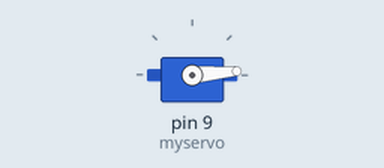
Recording of a sketch running on a simulated Arduino Uno, built with avr-gcc and run on an emulated ATmega328P. Parts: servo.

Above: at 0.05 s.
At 0.6 s:
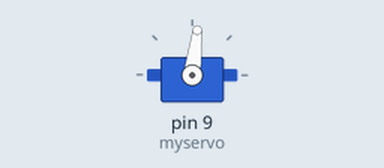
At 1.2 s:
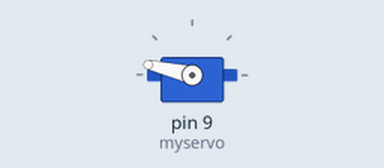
At 2.4 s:
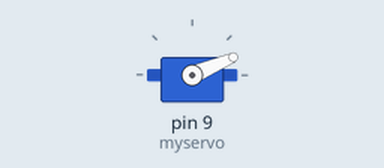
Timing chart, 0 to 5.9 s (numbered marks = the images above):
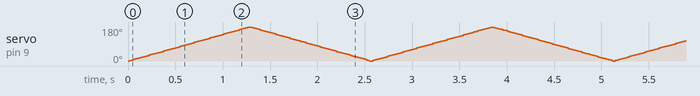

The sketch:

Radar.ino
```cpp
#include <Servo.h>


//create servo object to control a servo
Servo myservo;

//variable to store the servo position
int pos = 0;
const int trigPin = 7;
const int echoPin = 8;

void setup() {
  // attaches the servo on pin 9 to the servo object
  myservo.attach(9);
  Serial.begin(115200);
  pinMode(echoPin, INPUT);
  pinMode(trigPin, OUTPUT);
}

void loop() {
  // goes from 0 degrees to 180 degrees
  for (pos = 0; pos <= 180; pos += 1) {
    //tell servo to go to position in variable 'pos'
    myservo.write(pos);
    delay(7);
  }

// goes from 180 degrees to 0 degrees
  for (pos = 180; pos >= 0; pos -= 1) {
    // tell servo to go to position in variable 'pos'
    myservo.write(pos);
    delay(7);
  }
}
```

builtinfiles.ino
```cpp
/**
 * @file builtinfiles.h
 * @brief This file is part of the WebServer example for the ESP8266WebServer.
 *
 * This file contains long, multiline text variables for  all builtin resources.
 */

// used for $upload.htm
static const char uploadContent[] PROGMEM =
R"==(
<!doctype html>
<html lang='en'>

<head>
  <meta charset="utf-8">
  <meta name="viewport" content="width=device-width, initial-scale=1">
  <title>Upload</title>
</head>

<body style="width:300px">
  <h1>Upload</h1>
  <div><a href="/">Home</a></div>
  <hr>
  <div id='zone' style='width:16em;height:12em;padding:10px;background-color:#ddd'>Drop files here...</div>

  <script>
    // allow drag&drop of file objects
    function dragHelper(e) {
      e.stopPropagation();
      e.preventDefault();
    }

    // allow drag&drop of file objects
    function dropped(e) {
      dragHelper(e);
      var fls = e.dataTransfer.files;
      var formData = new FormData();
      for (var i = 0; i < fls.length; i++) {
        formData.append('file', fls[i], '/' + fls[i].name);
      }
      fetch('/', { method: 'POST', body: formData }).then(function () {
        window.alert('done.');
      });
    }
    var z = document.getElementById('zone');
    z.addEventListener('dragenter', dragHelper, false);
    z.addEventListener('dragover', dragHelper, false);
    z.addEventListener('drop', dropped, false);
  </script>
</body>
)==";

// used for $upload.htm
static const char notFoundContent[] PROGMEM = R"==(
<html>
<head>
  <title>Ressource not found</title>
</head>
<body>
  <p>The ressource was not found.</p>
  <p><a href="/">Start again</a></p>
</body>
)==";
```
